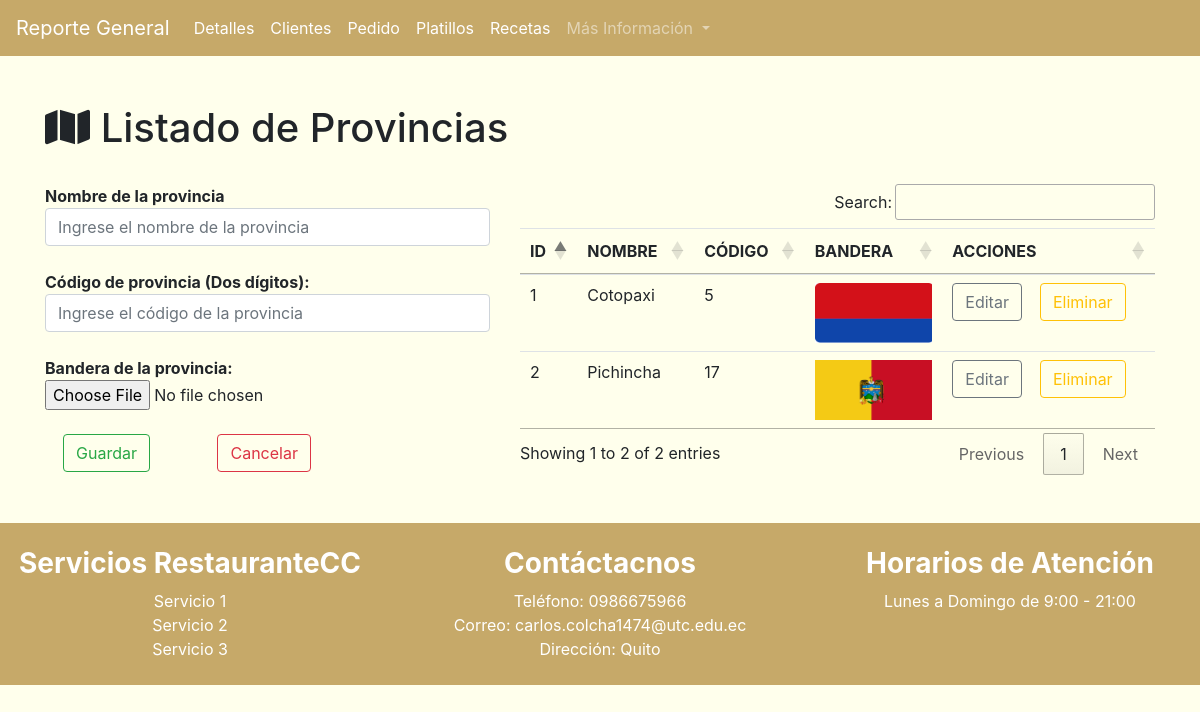
The app's page /listadoProvincias/ with its own data.
### Aplicaciones/FacturacionCC/models.py (models this page shows, shortened)
class Provincia(models.Model):
    id_cc=models.AutoField(primary_key=True)
    nombre_cc=models.CharField(max_length=150)
    codigo_cc=models.IntegerField()
    foto_cc=models.FileField(upload_to='banderas',null=True,blank=True)

### Aplicaciones/FacturacionCC/views.py (the view)
# urls.py: path('listadoProvincias/',views.listadoProvincias),
def listadoProvincias(request):
    provinciaBdd=Provincia.objects.all()
    return render(request,'listadoProvincias.html',{'provincias':provinciaBdd})

### Aplicaciones/FacturacionCC/templates/listadoProvincias.html (shortened to what this page needs)
{% extends "./plantilla.html" %}
{% block contenido %}
    <h1><i class="fa fa-map"></i> Listado de Provincias</h1>
    <div class="row">
      <div class="col-md-5">
        <form class="" action="/guardarProvincia/" method="post" enctype="multipart/form-data" id="frm_nueva_provincia">
          <br>
          <b>Nombre de la provincia</b>
          <input type="text" name="nombre_cc" id="nombre_cc" value="" placeholder="Ingrese el nombre de la provincia" class="form-control" required><br>
          <b>Código de provincia (Dos dígitos): </b>
          <input type="number" name="codigo_cc" id="codigo_cc" value="" placeholder="Ingrese el código de la provincia" class="form-control" required><br>
          <b>Bandera de la provincia: </b>
          <input type="file" name="foto_cc" id="foto_cc" value="" placeholder="Seleccione la foto de la bandera" class="form-control-file" accept="image/*" required><br>
          &nbsp; &nbsp;&nbsp;<button type="submit" name="button" class="btn btn-outline-success">Guardar</button>&nbsp; &nbsp;&nbsp;&nbsp;&nbsp;&nbsp;&nbsp;&nbsp;&nbsp;&nbsp;&nbsp;&nbsp;&nbsp;
          <button type="reset" name="button" class="btn btn-outline-danger">Cancelar</button>
        </form>
      </div>
      <div class="col-md-7">
        <br>
        <table class="table" id="tbl_provincia">
          <thead>
            <tr>
              <th>ID</th>
              <th>NOMBRE</th>
              <th>CÓDIGO</th>
              <th>BANDERA</th>
              <th>ACCIONES</th>
            </tr>
          </thead>
          <tbody>
            {% for provincia in provincias %}
              <tr>
                <td>{{provincia.id_cc}}</td>
                <td>{{provincia.nombre_cc}}</td>
                <td>{{provincia.codigo_cc}}</td>
                <td>
                  {% if provincia.foto_cc %}
                  <a href="{{provincia.foto_cc.url}}" alt="" target="_blank">
                  <img src="{{provincia.foto_cc.url}}" alt="" style="width:100%; height:60px;"></a>
                  {% else %}
                    <b>N/A</b>
                  {% endif %}
                </td>
                <td>
                    <a href="/editarProvincia/{{provincia.id_cc}}" class="btn btn-outline-secondary">Editar</a>&nbsp;&nbsp;&nbsp;
                    <a href="javascript:void(0)"onclick="eliminarProvincia('/eliminarProvincia/{{provincia.id_cc}}');" class="btn btn-outline-warning">Eliminar</a>
                </td>
              </tr>
            {% endfor %}
          </tbody>
        </table>
      </div>
    </div>
{% endblock %}

### records on screen
Provincia: id_cc "1", nombre_cc "Cotopaxi", codigo_cc "5", foto_cc (picture)
Provincia: id_cc "2", nombre_cc "Pichincha", codigo_cc "17", foto_cc (picture)
